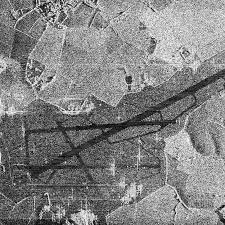
#> input picture Prac_3/sar_3.jpg, 225 x 225 px
$ jupyter execute HomeTask_3.ipynb   (older library calls are emulated)
#> lines starting #> are read from the running program, lines starting #| are printed output that depends on the picture; after the words box and inside, x2 and y2 are one past the last pixel; in counts of white or black regions, pixels touching at a corner belong together
[cell 1]
import numpy as np
import cv2
import matplotlib.pyplot as plt
import math
import copy

# Задание №1

[cell 2]
image = cv2.imread('sar_3.jpg')
#> image is the input picture: shape (225, 225, 3); min 0, max 255, mean 130.6
image = cv2.cvtColor(image, cv2.COLOR_RGB2BGR)
image_gray = cv2.cvtColor(image, cv2.COLOR_BGR2GRAY)

canny = cv2.Canny(image_gray, 150, 350, apertureSize = 3)
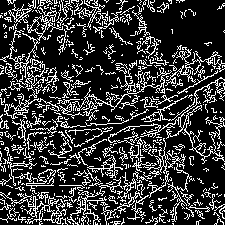
#> canny: shape (225, 225); 22.1% white in thin lines or dots
lines = cv2.HoughLines(canny, 1, np.pi / 180, 110)
#> lines = [[172, 1.08], [165, 1.08]]

if lines is not None:
        for i in range(0, len(lines)):
            rho = lines[i][0][0]
            theta = lines[i][0][1]
            a = math.cos(theta)
            b = math.sin(theta)
            x0 = a * rho
            y0 = b * rho
            pt1 = (int(x0 + 1000*(-b)), int(y0 + 1000*(a)))
            pt2 = (int(x0 - 1000*(-b)), int(y0 - 1000*(a)))
            cv2.line(image, pt1, pt2, (255, 0, 0), 2, cv2.LINE_AA)
#> this loop made 2 passes
#> (rho, theta, a, b, x0, y0, pt1, pt2) on passes 1 to 2: (172, 1.08, 0.469, 0.883, 80.75, 151.9, (-802, 621), (963, -317)), (165, 1.08, 0.469, 0.883, 77.46, 145.7, (-805, 615), (960, -323))
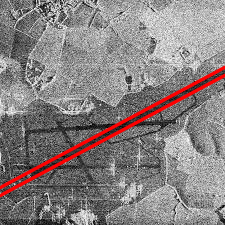
#> image: shape (225, 225, 3); 4.68% of pixels changed, all inside (x1, y1, x2, y2) = (0, 65, 225, 198)

plt.imshow(image, cmap = 'gray')
plt.axis('off')

# Задание №2

[cell 3]
bin_img = copy.deepcopy(image_gray)
T = 100
bin_img[image_gray < T] = 0
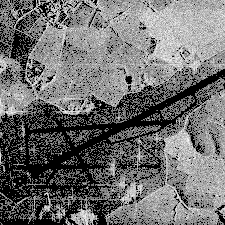
#> bin_img: shape (225, 225); min 0, max 255, mean 111.1
bin_img[image_gray >= T] = 255
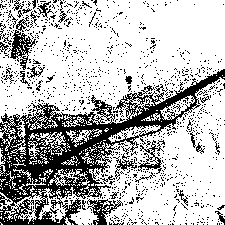
#> bin_img: shape (225, 225); 71.9% white; 1077 black regions (1041 under 20 px), largest, box (x1, y1, x2, y2) and area: (0, 69, 225, 225) 9644, (8, 30, 36, 70) 409, (87, 199, 123, 225) 360
plt.title('Точечная бинаризация')
plt.axis('off')
plt.imshow(bin_img, cmap='gray')

[cell 4]
_,th2 = cv2.threshold(image_gray,0,255,cv2.THRESH_BINARY+cv2.THRESH_OTSU)
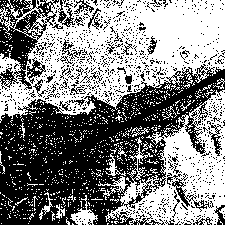
#> th2: shape (225, 225); 51.4% white; 1013 black regions (974 under 20 px), largest, box (x1, y1, x2, y2) and area: (0, 64, 225, 225) 17840, (0, 0, 59, 90) 2187, (167, 173, 214, 212) 328
plt.title('Бинаризация Отсу')
plt.axis('off')
plt.imshow(th2, cmap='gray')

[cell 5]
th3 = cv2.adaptiveThreshold(image_gray,255,cv2.ADAPTIVE_THRESH_GAUSSIAN_C,\
            cv2.THRESH_BINARY,71,21)
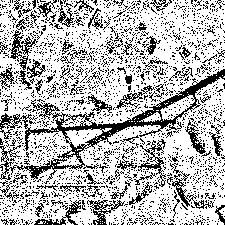
#> th3: shape (225, 225); 71.7% white; black in thin lines or dots
plt.title('Адаптивная бинаризация')
plt.axis('off')
plt.imshow(th3, cmap='gray')

[cell 6]
scale = 0.1
delta = 0
ddepth = cv2.CV_16S
#> ddepth = 3
grad_x = cv2.Sobel(image_gray, ddepth, 1, 0, ksize=3, scale=scale, delta=delta, borderType=cv2.BORDER_DEFAULT)
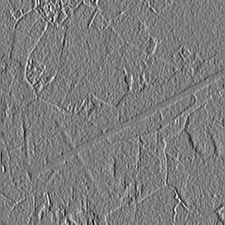
#> grad_x: shape (225, 225) int16; min -69, max 72, mean 0.1; drawn with min black and max white
grad_y = cv2.Sobel(image_gray, ddepth, 0, 1, ksize=3, scale=scale, delta=delta, borderType=cv2.BORDER_DEFAULT)
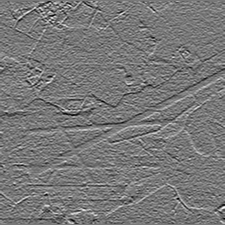
#> grad_y: shape (225, 225) int16; min -63, max 70, mean -0.2; drawn with min black and max white

plt.figure(figsize = (12, 4))

plt.subplot(1, 3, 1)
plt.title('Нормализация по X')
plt.axis('off')
plt.imshow((grad_x - grad_x.min())*255, cmap="gray")

plt.subplot(1, 3, 2)
plt.title('Нормализация по Y')
plt.axis('off')
plt.imshow((grad_y - grad_y.min())*255, cmap="gray")

plt.subplot(1, 3, 3)
grad = cv2.addWeighted(grad_x, 0.5, grad_y, 0.5,0.0) # mean value between
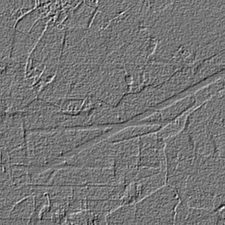
#> grad: shape (225, 225) int16; min -50, max 58, mean 0; drawn with min black and max white
plt.title('Оператор Собеля')
plt.axis('off')
plt.imshow((grad - grad.min())*255, cmap="gray")

plt.tight_layout()
plt.show()
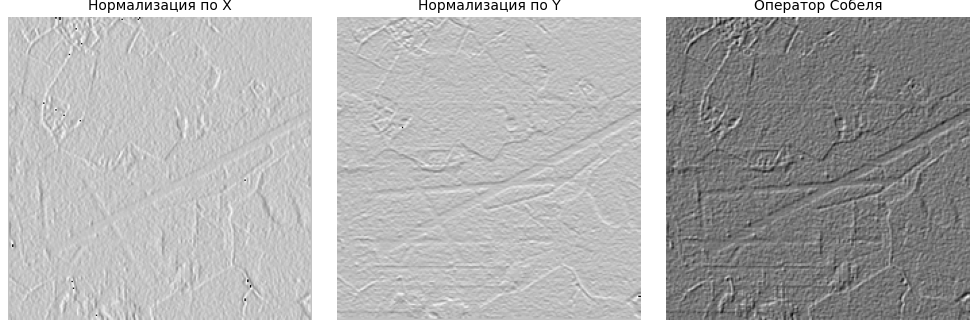
#> figure drawn by matplotlib, 3 panels

$ run again, with Prac_3/sar_0.jpg copied over Prac_3/sar_3.jpg
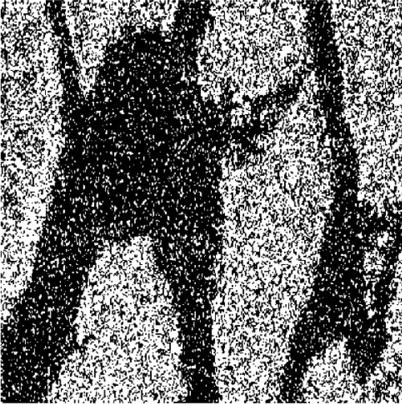
#> input picture Prac_3/sar_0.jpg, 402 x 404 px
#> image is the input picture: shape (404, 402, 3); min 0, max 255, mean 108.3
#> `canny = cv2.Canny(image_gray, 150, 350, apertureSize = 3)`:
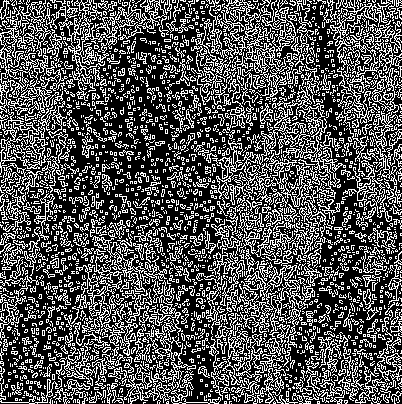
#> canny: shape (404, 402); 32.7% white in thin lines or dots
#> the loop `for i in range(0, len(lines)):` made 11346 passes
#> (rho, theta, a, x0, y0, pt1, pt2) on passes 1 to 3: (284, 0.785, 0.707, 200.8, 200.8, (-506, 907), (907, -506)), (305, 0.785, 0.707, 215.7, 215.7, (-491, 922), (922, -491)), (310, 0.785, 0.707, 219.2, 219.2, (-487, 926), (926, -487))
#> th2: shape (404, 402); 42.8% white; 1833 white regions (1780 under 20 px), largest, box (x1, y1, x2, y2) and area: (0, 0, 402, 404) 42448, (327, 0, 402, 218) 7319, (195, 0, 310, 128) 6465
#> th3: shape (404, 402); 49.6% white; 1383 white regions (1157 under 20 px), largest, box (x1, y1, x2, y2) and area: (0, 0, 402, 404) 49619, (327, 0, 402, 219) 7434, (58, 0, 180, 101) 3705
#> ddepth = 3
#> `plt.show()`:
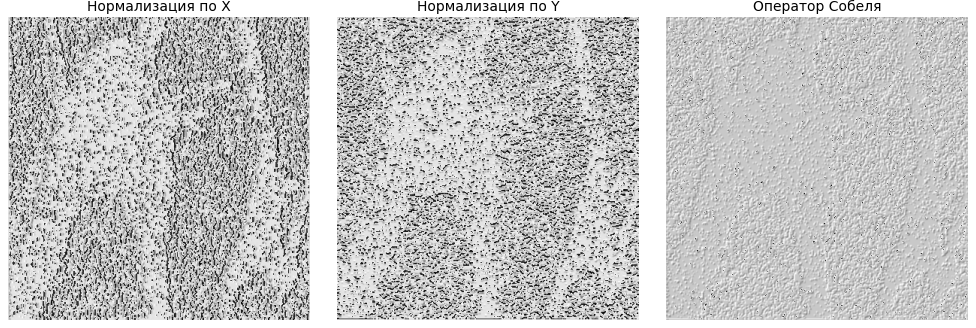
#> figure drawn by matplotlib, 3 panels

$ run again, with Prac_3/sar_2.jpg copied over Prac_3/sar_3.jpg
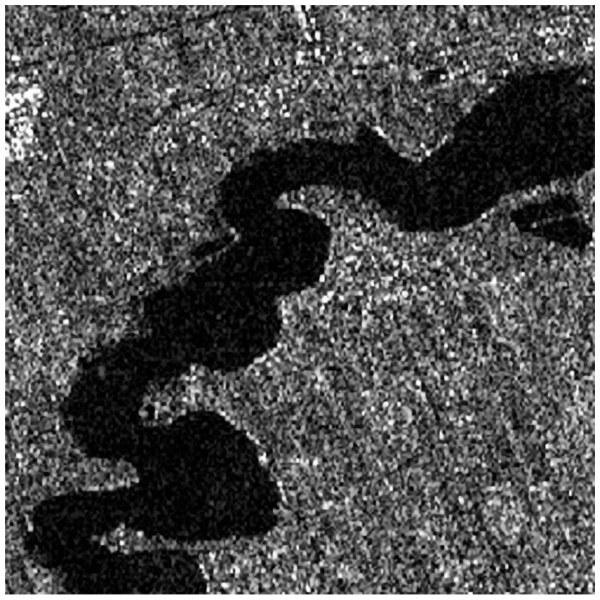
#> input picture Prac_3/sar_2.jpg, 1200 x 1199 px (shown at 1/2 size)
#> image is the input picture: shape (1199, 1200, 3); min 0, max 255, mean 78.8
#> canny: shape (1199, 1200); 6.7% white in thin lines or dots
#> the loop `for i in range(0, len(lines)):` made 7418 passes
#> (rho, theta, a, b, x0, y0, pt1, pt2) on passes 1 to 3: (1188, 1.57, -4.37e-08, 1, -5.19e-05, 1188, (-1000, 1187), (999, 1188)), (1189, 0, 1, 0, 1189, 0, (1189, 1000), (1189, -1000)), (10, 1.57, -4.37e-08, 1, -4.37e-07, 10, (-1000, 9), (999, 10))
#> th2: shape (1199, 1200); 35.9% white; 1180 white regions (370 under 20 px), largest, box (x1, y1, x2, y2) and area: (0, 0, 1200, 1199) 325347, (272, 37, 472, 215) 10790, (187, 246, 359, 460) 10202
#> th3: shape (1199, 1200); 71.6% white; 2311 black regions (591 under 20 px), largest, box (x1, y1, x2, y2) and area: (75, 1093, 470, 1189) 7873, (895, 10, 1190, 99) 7870, (741, 1118, 1067, 1189) 7139
#> ddepth = 3
#> `plt.show()`:
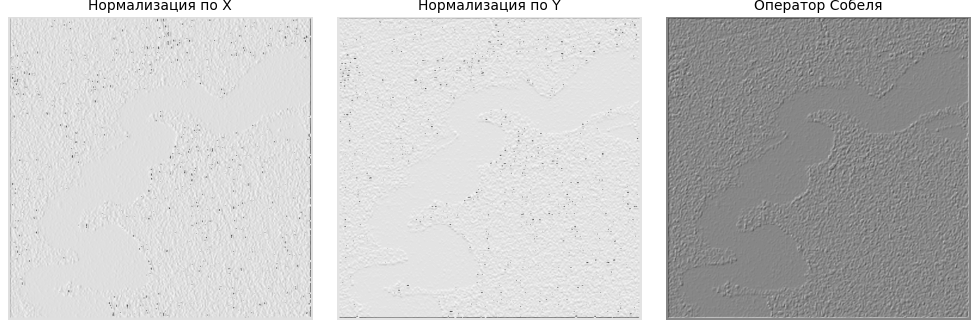
#> figure drawn by matplotlib, 3 panels
